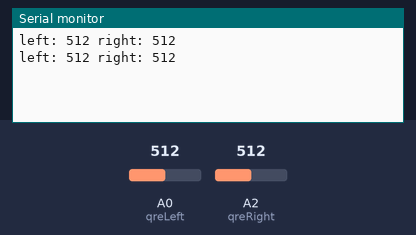
A sketch run on a simulated Arduino Uno, built with avr-gcc and run on an emulated ATmega328P. On the bench: the last lines printed to the serial monitor. The test bench sets the inputs (shaded band); at power-on: A0 (qreLeft) = 512, A2 (qreRight) = 512.

Above: at 2.8 s.
2.9 s: A0 (qreLeft) set to 716
At 5.2 s:
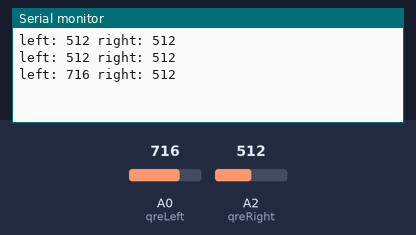
5.6 s: A2 (qreRight) set to 716
At 6.8 s:
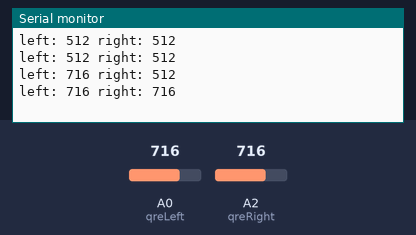
8.3 s: A0 (qreLeft) set to 900
At 10.8 s:
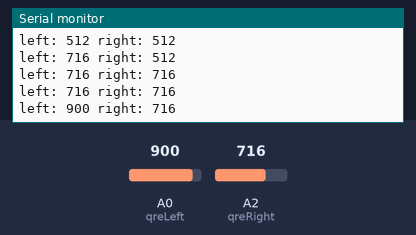
11.0 s: A2 (qreRight) set to 900
At 12.6 s:
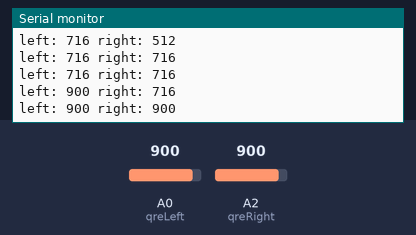
Timing chart, 0 to 14.1 s (numbered marks = the images above; inputs shaded):
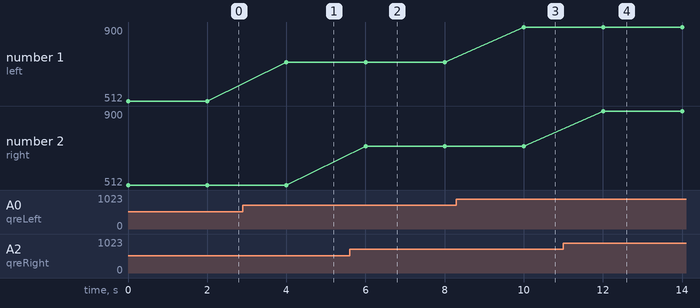

The sketch:

lineSensorChk.ino
```cpp
/* lineSensorChk
Two QRE1113 Analog line sensors from SparkFun connected to Analog pins 0 and 2
Outputs to the serial monitor - Lower numbers mean light surface, more light reflected
*/

int qreLeft = A0; //Left sensor OUT pin connected to Analog Pin 0 of Arduino
int qreRight = A2; //Right sensor OUT pin connected to Analog Pin 2 of Arduino
void setup()
{
Serial.begin(9600); // Start the serial monitor
}
void loop()
{
int QRE_Left = analogRead(qreLeft); //Read the output value from the left sensor
int QRE_Right = analogRead(qreRight); // Read the output value from the right sensor
Serial.print("left: "); // Start printing the values to the serial monitor
Serial.print(QRE_Left);
Serial.print(" right: ");
Serial.println(QRE_Right);
delay(2000);
}
```

Measured:
- after the input at 2.9 s, the serial monitor: prints a new line after 1.1 s (image 1)
- after the input at 5.6 s, the serial monitor: prints a new line after 0.40 s (image 2)
- after the input at 8.3 s, the serial monitor: prints a new line after 1.7 s (image 3)
- after the input at 11.0 s, the serial monitor: prints a new line after 1.0 s (image 4)
- plotted number 1: 512 → 716 after the input at 2.9 s, 716 → 900 after the input at 8.3 s
